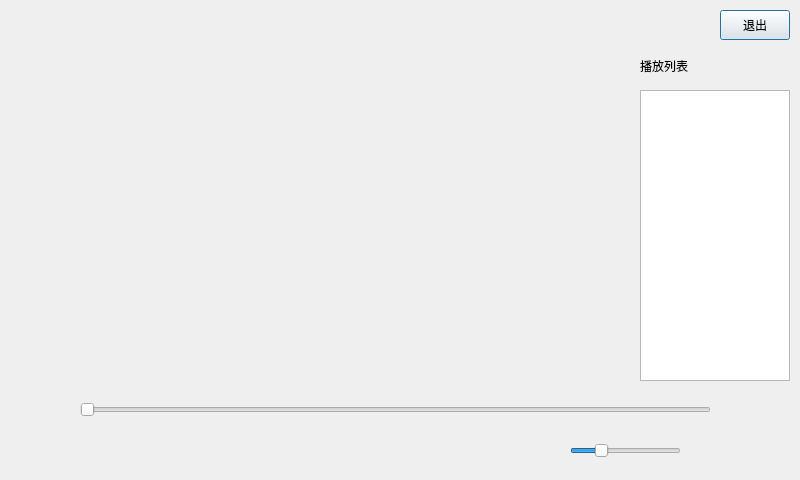
<?xml version="1.0" encoding="UTF-8"?>
<ui version="4.0">
 <class>Video</class>
 <widget class="QDialog" name="Video">
  <property name="geometry">
   <rect>
    <x>0</x>
    <y>0</y>
    <width>800</width>
    <height>480</height>
   </rect>
  </property>
  <property name="windowTitle">
   <string>Dialog</string>
  </property>
  <widget class="QPushButton" name="pushButton_back">
   <property name="geometry">
    <rect>
     <x>720</x>
     <y>10</y>
     <width>70</width>
     <height>30</height>
    </rect>
   </property>
   <property name="text">
    <string>退出</string>
   </property>
  </widget>
  <widget class="QPushButton" name="pushButton_mid">
   <property name="geometry">
    <rect>
     <x>365</x>
     <y>430</y>
     <width>50</width>
     <height>50</height>
    </rect>
   </property>
   <property name="text">
    <string/>
   </property>
   <property name="icon">
    <iconset resource="icon.qrc">
     <normaloff>:/icon/pause.png</normaloff>:/icon/pause.png</iconset>
   </property>
   <property name="iconSize">
    <size>
     <width>50</width>
     <height>50</height>
    </size>
   </property>
   <property name="flat">
    <bool>true</bool>
   </property>
  </widget>
  <widget class="QPushButton" name="pushButton_next">
   <property name="geometry">
    <rect>
     <x>490</x>
     <y>430</y>
     <width>50</width>
     <height>50</height>
    </rect>
   </property>
   <property name="text">
    <string/>
   </property>
   <property name="icon">
    <iconset resource="icon.qrc">
     <normaloff>:/icon/next.png</normaloff>:/icon/next.png</iconset>
   </property>
   <property name="iconSize">
    <size>
     <width>50</width>
     <height>50</height>
    </size>
   </property>
   <property name="flat">
    <bool>true</bool>
   </property>
  </widget>
  <widget class="QPushButton" name="pushButton_up">
   <property name="geometry">
    <rect>
     <x>240</x>
     <y>430</y>
     <width>50</width>
     <height>50</height>
    </rect>
   </property>
   <property name="text">
    <string/>
   </property>
   <property name="icon">
    <iconset resource="icon.qrc">
     <normaloff>:/icon/up.png</normaloff>:/icon/up.png</iconset>
   </property>
   <property name="iconSize">
    <size>
     <width>50</width>
     <height>50</height>
    </size>
   </property>
   <property name="flat">
    <bool>true</bool>
   </property>
  </widget>
  <widget class="QSlider" name="progress_bar">
   <property name="geometry">
    <rect>
     <x>80</x>
     <y>400</y>
     <width>631</width>
     <height>20</height>
    </rect>
   </property>
   <property name="pageStep">
    <number>0</number>
   </property>
   <property name="orientation">
    <enum>Qt::Horizontal</enum>
   </property>
  </widget>
  <widget class="QSlider" name="volume">
   <property name="geometry">
    <rect>
     <x>570</x>
     <y>430</y>
     <width>111</width>
     <height>41</height>
    </rect>
   </property>
   <property name="value">
    <number>25</number>
   </property>
   <property name="orientation">
    <enum>Qt::Horizontal</enum>
   </property>
  </widget>
  <widget class="QLabel" name="label_time_begin">
   <property name="geometry">
    <rect>
     <x>10</x>
     <y>400</y>
     <width>67</width>
     <height>17</height>
    </rect>
   </property>
   <property name="text">
    <string/>
   </property>
   <property name="alignment">
    <set>Qt::AlignRight|Qt::AlignTrailing|Qt::AlignVCenter</set>
   </property>
  </widget>
  <widget class="QLabel" name="label_time_end">
   <property name="geometry">
    <rect>
     <x>720</x>
     <y>400</y>
     <width>67</width>
     <height>17</height>
    </rect>
   </property>
   <property name="text">
    <string/>
   </property>
  </widget>
  <widget class="QListWidget" name="show_video_list">
   <property name="geometry">
    <rect>
     <x>640</x>
     <y>90</y>
     <width>150</width>
     <height>291</height>
    </rect>
   </property>
  </widget>
  <widget class="QLabel" name="video_list_title">
   <property name="geometry">
    <rect>
     <x>640</x>
     <y>50</y>
     <width>111</width>
     <height>31</height>
    </rect>
   </property>
   <property name="text">
    <string>播放列表</string>
   </property>
  </widget>
  <widget class="QPushButton" name="pushButton_speed">
   <property name="geometry">
    <rect>
     <x>430</x>
     <y>430</y>
     <width>50</width>
     <height>50</height>
    </rect>
   </property>
   <property name="text">
    <string/>
   </property>
   <property name="icon">
    <iconset resource="icon.qrc">
     <normaloff>:/icon/speed .png</normaloff>:/icon/speed .png</iconset>
   </property>
   <property name="iconSize">
    <size>
     <width>50</width>
     <height>50</height>
    </size>
   </property>
   <property name="flat">
    <bool>true</bool>
   </property>
  </widget>
  <widget class="QPushButton" name="pushButton_retreat">
   <property name="geometry">
    <rect>
     <x>300</x>
     <y>430</y>
     <width>50</width>
     <height>50</height>
    </rect>
   </property>
   <property name="text">
    <string/>
   </property>
   <property name="icon">
    <iconset resource="icon.qrc">
     <normaloff>:/icon/retreat.png</normaloff>:/icon/retreat.png</iconset>
   </property>
   <property name="iconSize">
    <size>
     <width>50</width>
     <height>50</height>
    </size>
   </property>
   <property name="flat">
    <bool>true</bool>
   </property>
  </widget>
  <widget class="QPushButton" name="pushButton_next_2">
   <property name="geometry">
    <rect>
     <x>740</x>
     <y>420</y>
     <width>50</width>
     <height>50</height>
    </rect>
   </property>
   <property name="text">
    <string/>
   </property>
   <property name="icon">
    <iconset resource="icon.qrc">
     <normaloff>:/icon/list.png</normaloff>:/icon/list.png</iconset>
   </property>
   <property name="iconSize">
    <size>
     <width>40</width>
     <height>40</height>
    </size>
   </property>
   <property name="flat">
    <bool>true</bool>
   </property>
  </widget>
 </widget>
 <resources>
  <include location="icon.qrc"/>
 </resources>
 <connections/>
</ui>
